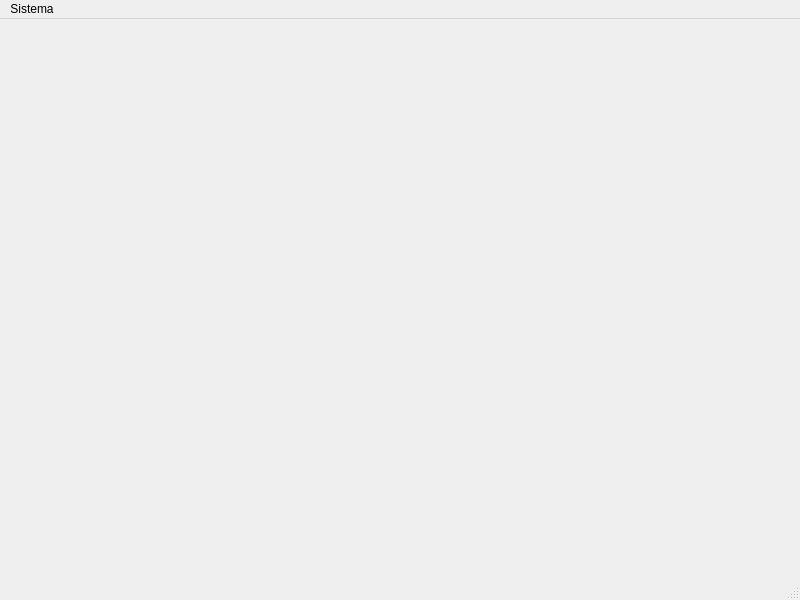
<?xml version="1.0" encoding="UTF-8"?>
<ui version="4.0">
 <class>MainWindow</class>
 <widget class="QMainWindow" name="MainWindow">
  <property name="geometry">
   <rect>
    <x>0</x>
    <y>0</y>
    <width>800</width>
    <height>600</height>
   </rect>
  </property>
  <property name="windowTitle">
   <string>MainWindow</string>
  </property>
  <widget class="QWidget" name="centralwidget"/>
  <widget class="QMenuBar" name="menubar">
   <property name="geometry">
    <rect>
     <x>0</x>
     <y>0</y>
     <width>800</width>
     <height>21</height>
    </rect>
   </property>
   <widget class="QMenu" name="menuSistema">
    <property name="title">
     <string>Sistema</string>
    </property>
    <addaction name="actionOpcion_1"/>
    <addaction name="actionOpcion_2"/>
   </widget>
   <addaction name="menuSistema"/>
  </widget>
  <widget class="QStatusBar" name="statusbar"/>
  <action name="actionOpcion_1">
   <property name="enabled">
    <bool>false</bool>
   </property>
   <property name="text">
    <string>Opcion 1</string>
   </property>
  </action>
  <action name="actionOpcion_2">
   <property name="text">
    <string>Opcion 2</string>
   </property>
  </action>
 </widget>
 <resources/>
 <connections/>
</ui>
